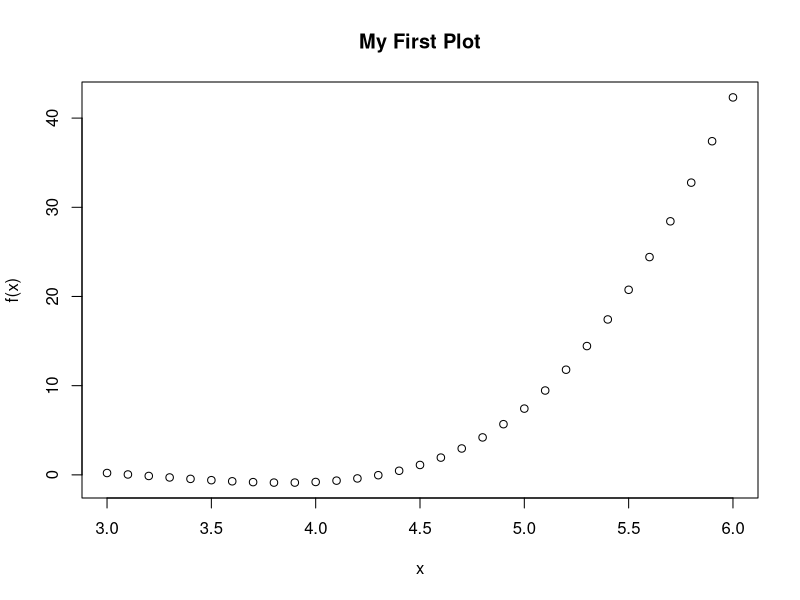

The R source for this figure:
# CST8233 Lab 2 - Exercise 1
# f(x) = 0.1 * e^x * cos(x) + 2 * ln|x|, evaluated at x = 3, 3.1, ..., 6

cat("\n========== Exercise 1 ==========\n")
cat("f(x) = 0.1 * e^x * cos(x) + 2 * ln|x|   for x = 3, 3.1, ..., 6\n\n")

x <- seq(3, 6, by = 0.1)
cVec <- 0.1 * exp(x) * cos(x) + 2 * log(abs(x))   # cos() uses radians

cat("Values of cVec:\n")
print(data.frame(x = x, f.x = round(cVec, 4)), row.names = FALSE)
cat("\n")

cVecSum <- sum(cVec)
print(paste("The sum of this vector is:", round(cVecSum, 4)))

plot(x, cVec, main = "My First Plot", xlab = "x", ylab = "f(x)")
